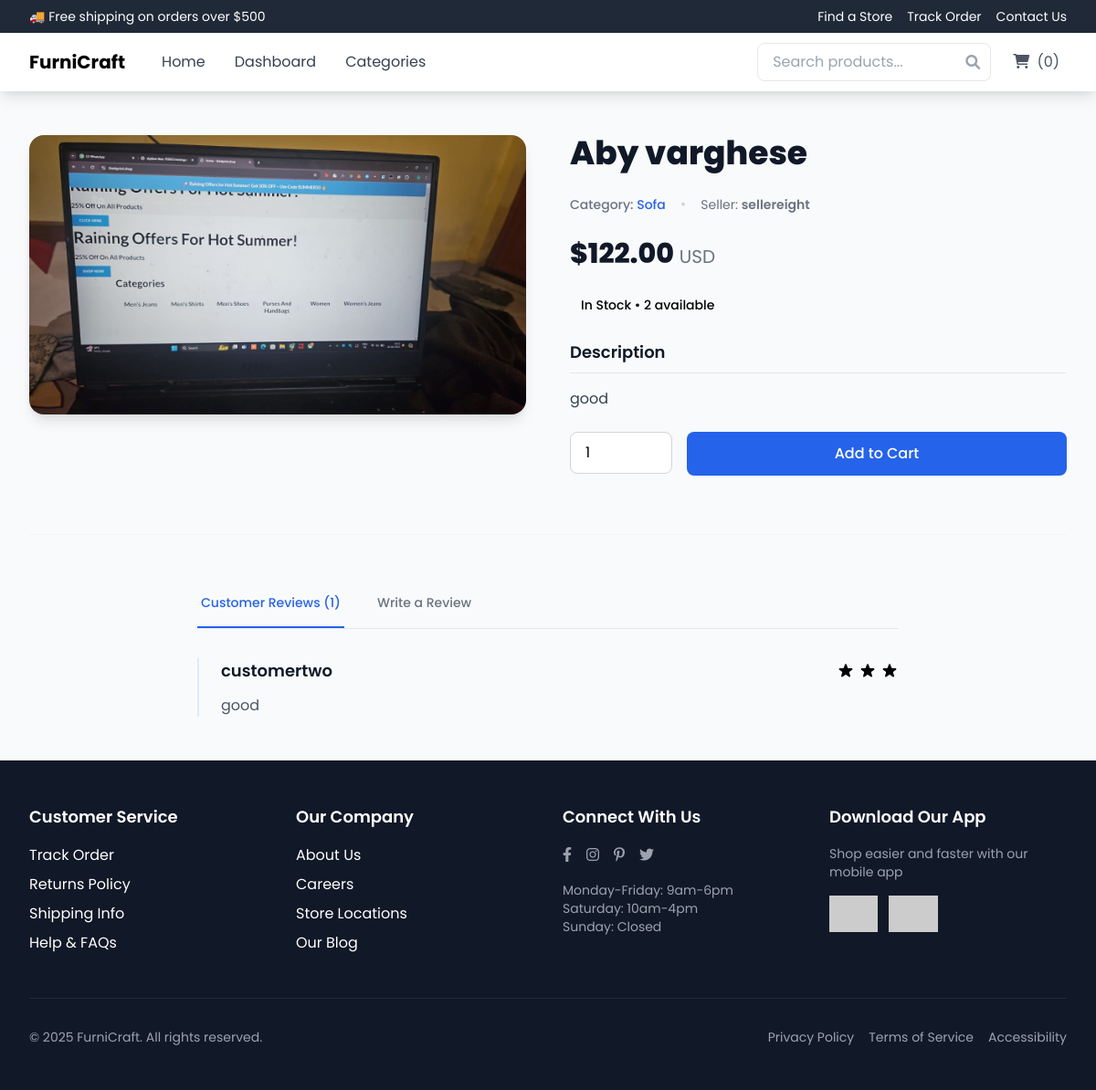
Page /product/1/ (signed in) on the committed database.
### authentication/models.py (models this page shows, shortened)
class Product(models.Model):
    name = models.CharField(max_length=255)
    category = models.ForeignKey(Category, on_delete=models.CASCADE, related_name="products")
    created_by = models.ForeignKey(Seller, on_delete=models.CASCADE)
    description = models.TextField()
    price = models.DecimalField(max_digits=10, decimal_places=2)
    image = models.ImageField(upload_to="products/")
    is_approved = models.BooleanField(default=False)
    stock = models.PositiveIntegerField(default=0)

class Category(models.Model):
    name = models.CharField(max_length=255, unique=True)

class Seller(models.Model):
    user = models.OneToOneField(CustomUser, on_delete=models.CASCADE, primary_key=True)
    store_name = models.CharField(max_length=255)
    gst_number = models.CharField(max_length=15, unique=True)
    phone_number = models.CharField(max_length=15)
    address = models.TextField(null=True, blank=True)
    is_approved = models.BooleanField(default=False)

class CustomUser(AbstractUser):
    ROLE_CHOICES = [
        ("admin", "Admin"),
        ("customer", "Customer"),
        ("seller", "Seller"),
        ("delivery_guy", "Delivery Guy"),
    ]
    role = models.CharField(max_length=20, choices=ROLE_CHOICES, default="customer")
    groups = models.ManyToManyField(Group, related_name="customuser_groups", blank=True)
    user_permissions = models.ManyToManyField(Permission, related_name="customuser_permissions", blank=True)

class Review(models.Model):
    product = models.ForeignKey(Product, on_delete=models.CASCADE, related_name='reviews')
    user = models.ForeignKey(CustomUser, on_delete=models.CASCADE)
    rating = models.IntegerField()
    comment = models.TextField()
    created_at = models.DateTimeField(auto_now_add=True)
    def stars_range(self):
        return range(self.rating)

### authentication/views.py (the view)
# urls.py: path('product/<int:product_id>/', product_detail, name='product_detail'),
def product_detail(request, product_id):
    product = get_object_or_404(Product, id=product_id)
    reviews = product.reviews.all()
    user_has_purchased = (
    request.user.is_authenticated
    and hasattr(request.user, "customer")  # Ensure the user is a Customer
    and request.user.customer.orders.filter(product=product).exists()
)
    return render(request, 'product_detail.html', {
        'product': product,
        'reviews': reviews,
        'user_has_purchased': user_has_purchased
    })

### authentication/context_processors.py (called while the page is built)
def base_template_processor(request):
    base_template = None
    if request.user.is_authenticated:
        user_role = request.user.role
        base_templates = {
            "admin": "base/admin_base.html",
            "customer": "base/customer_base.html",
            "seller": "base/seller_base.html",
            "delivery_guy": "base/delivery_base.html",
        }
        base_template = base_templates.get(user_role, base_template)
    return {"base_template": base_template}

### templates/product_detail.html (shortened to what this page needs)
{% extends 'base/base.html' %}
{% block content %}
<div class="max-w-7xl mx-auto px-4 sm:px-6 lg:px-8 py-12">
  <div class="grid grid-cols-1 lg:grid-cols-2 gap-12">
    <div class="relative group">
      <div class="aspect-w-1 aspect-h-1 rounded-2xl overflow-hidden bg-gray-100 shadow-lg">
        <img
          src="{{ product.image.url }}"
          alt="{{ product.name }}"
          class="w-full h-full object-cover transition-transform duration-300 hover:scale-105"
        />
      </div>
    </div>
    <div class="lg:sticky lg:top-24 self-start">
      <div class="space-y-6">
        <h1 class="text-4xl font-extrabold text-gray-900">{{ product.name }}</h1>
        <div class="mt-2 flex items-center space-x-4">
          <span class="text-sm font-medium text-gray-500">
            Category:
            <a
              href="{% url 'product_list_page' product.category.id %}"
              class="text-blue-600 hover:text-blue-800 transition-colors"
            >
              {{ product.category.name }}
            </a>
          </span>
          <span class="text-gray-300">•</span>
          <span class="text-sm text-gray-500">
            Seller:
            <span class="font-semibold">{{ product.created_by.user.username }}</span>
          </span>
        </div>
        <p class="text-3xl font-extrabold text-gray-900">
          ${{ product.price }} <span class="text-xl text-gray-500 font-normal">USD</span>
        </p>
        <div class="flex items-center space-x-2">
          {% if product.stock > 0 %}
          <span class="px-3 py-1 bg-emerald-100 text-emerald-800 rounded-full text-sm font-medium">
            In Stock • {{ product.stock }} available
          </span>
          {% else %}
          <span class="px-3 py-1 bg-rose-100 text-rose-800 rounded-full text-sm font-medium">
            Out of Stock
          </span>
          {% endif %}
        </div>
        <div class="prose max-w-none text-gray-700">
          <h3 class="text-lg font-semibold text-gray-900 mb-2">Description</h3>
          <div class="border-t border-gray-200 pt-4">
            {{ product.description|linebreaks }}
          </div>
        </div>
        {% if product.stock > 0 %}
        <form method="post" action="{% url 'add_to_cart' product.id %}" class="mt-8">
          <div class="flex items-start gap-4">
            <input
              type="number"
              name="quantity"
              value="1"
              min="1"
              max="{{ product.stock }}"
              class="w-28 px-4 py-2.5 border border-gray-300 rounded-lg focus:ring-2 focus:ring-blue-500 focus:border-blue-500 outline-none appearance-none"
            />
            <button
              type="submit"
              class="flex-1 bg-blue-600 hover:bg-blue-700 text-white px-8 py-3 rounded-lg font-medium transition-colors duration-200"
            >
              Add to Cart
            </button>
          </div>
        </form>
        {% endif %}
      </div>
    </div>
  </div>
  <section class="mt-16 border-t border-gray-100 pt-12" x-data="{ activeTab: 'reviews' }">
    <div class="max-w-3xl mx-auto">
      <div class="border-b border-gray-200">
        <div class="flex space-x-8">
          <button
            @click="activeTab = 'reviews'"
            :class="{ 'text-blue-600 border-blue-600': activeTab === 'reviews' }"
            class="py-4 px-1 border-b-2 font-medium text-sm border-transparent text-gray-500 hover:text-gray-700 hover:border-gray-300 transition-colors"
          >
            Customer Reviews ({{ reviews|length }})
          </button>
          {% if user.is_authenticated and user_has_purchased %}
          <button
            @click="activeTab = 'write-review'"
            :class="{ 'text-blue-600 border-blue-600': activeTab === 'write-review' }"
            class="py-4 px-1 border-b-2 font-medium text-sm border-transparent text-gray-500 hover:text-gray-700 hover:border-gray-300 transition-colors"
          >
            Write a Review
          </button>
          {% endif %}
        </div>
      </div>
      <div x-show="activeTab === 'reviews'" class="pt-8">
        <div class="space-y-10">
          {% for review in reviews %}
          <article class="relative group pl-6 border-l-2 border-blue-100">
            <div class="flex gap-x-4">
              <div class="flex flex-col w-full">
                <div class="flex justify-between items-center">
                  <h3 class="text-lg font-semibold text-gray-900">
                    {{ review.user.username }}
                  </h3>
                  <div class="flex items-center space-x-1 text-amber-500">
                  </div>
                </div>
                <p class="mt-3 text-gray-600">{{ review.comment }}</p>
              </div>
            </div>
          </article>
          {% empty %}
          <p class="text-gray-500 text-center">No reviews yet.</p>
          {% endfor %}
        </div>
      </div>
    </div>
  </section>
</div>
{% endblock %}

### templates/base/base.html (style rules this page uses)
* { font-family: 'Poppins', sans-serif; }

### rows in the picture
Product: image (picture), name "Aby varghese", category.name "Sofa", created_by.user.username "sellereight", price "122.00", stock "2", description "good"
Review: user.username "customertwo", rating 3 (drawn), comment "good"

### other values in the picture
{{ cart|length }} "0"
{{ reviews|length }} "1"
